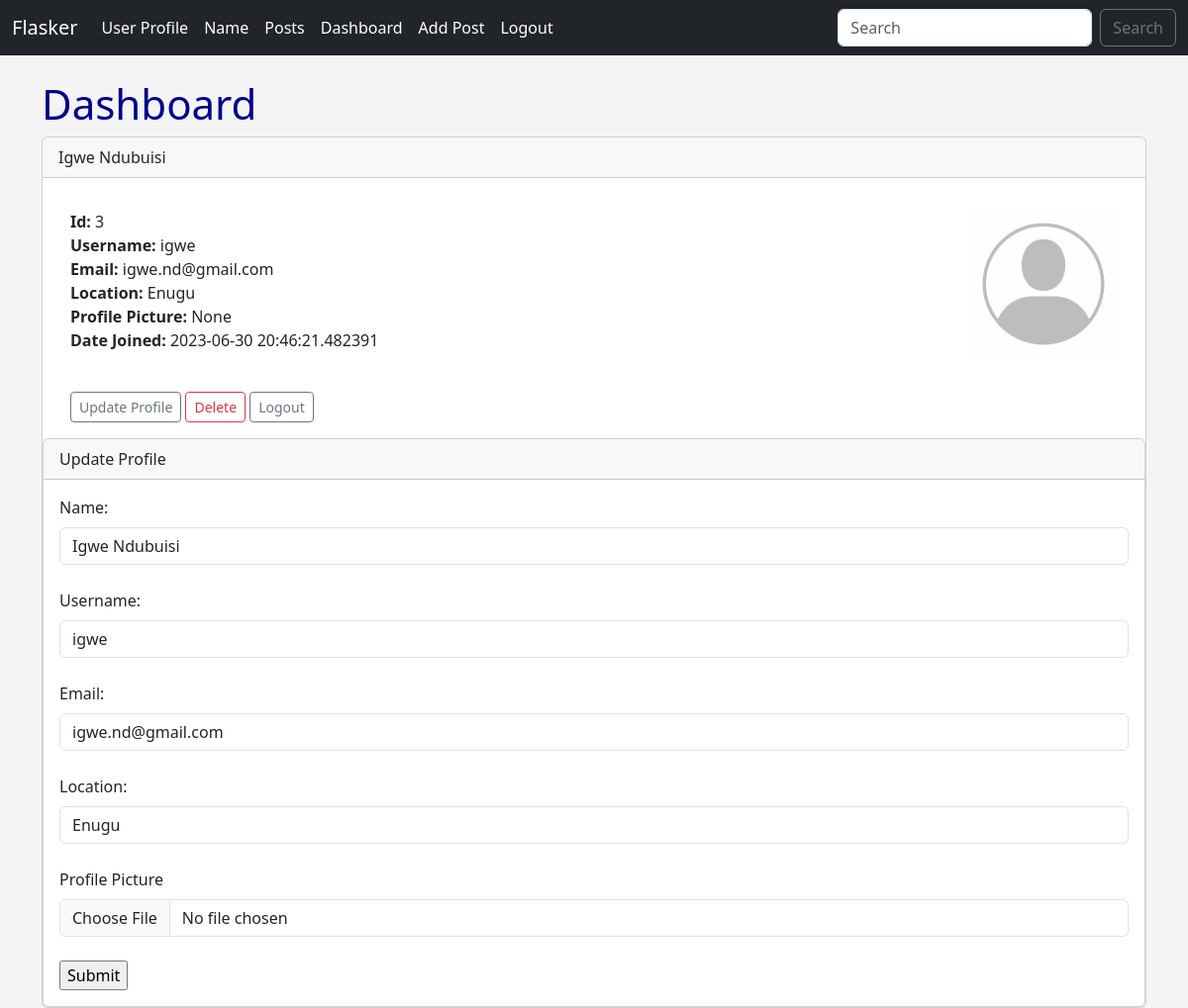
/dashboard (signed in), run on the app's committed database.
### app.py (models this page shows, shortened)
class Users(db.Model, UserMixin):
    id = db.Column(db.Integer, primary_key=True)
    name = db.Column(db.String(200), nullable=False)
    username = db.Column(db.String(20), nullable=False, unique=True)
    email = db.Column(db.String(120), nullable=False, unique=True)
    location = db.Column(db.String(120))
    date_added = db.Column(db.DateTime, default=datetime.utcnow)
    password_hash = db.Column(db.String(128))
    profile_pic = db.Column(db.String(250), nullable=True)
    posts = db.relationship('Posts_blog', backref='poster')
    @property
    def password(self):
        raise AttributeError("password is not a readable attribute.")

### app.py (the view)
@app.route("/dashboard", methods=["GET", "POST"])
@login_required
def dashboard():
    form = UserForm()
    id = current_user.id
    name_to_update = Users.query.get_or_404(id)
    if request.method == "POST":
        name_to_update.name = request.form['name']
        name_to_update.email = request.form['email']
        name_to_update.location = request.form['location']
        name_to_update.username = request.form['username']
        name_to_update.profile_pic = request.files['profile_pic']
        pic_filename = secure_filename(name_to_update.profile_pic.filename)
        pic_name = str(uuid.uuid1()) + "_" + pic_filename
        name_to_update.profile_pic = pic_name
        try:
            db.session.commit()
            name = name_to_update.name
            flash("User details successfully updated!")
            return render_template("dashboard.html", id = id, form=form, name_to_update = name_to_update )
        except:
            flash("Error!, it seems a problem has occurred... Please try again.")
            return render_template("dashboard.html", id =id, form=form, name_to_update = name_to_update )
    else:
        return render_template("dashboard.html", form=form, id = id, name_to_update = name_to_update )
    return render_template("dashboard.html")

### webforms.py
class UserForm(FlaskForm):
    name = StringField("Name:", validators = [DataRequired()])
    username = StringField("Username:", validators = [DataRequired()])
    email = StringField("Email:", validators= [DataRequired()])
    location = StringField("Location:")
    password_hash = PasswordField("Password:", validators=[DataRequired(), EqualTo("password_hash2", message="Passwords must match!")])
    password_hash2 = PasswordField("Confirm password:", validators=[DataRequired()])
    profile_pic = FileField("Profile Picture")
    submit = SubmitField("Submit")

class SearchForm(FlaskForm):
    searched = StringField("Searched", validators=[DataRequired()])
    submit = SubmitField("Submit")

### app.py (called while the page is built)
@login_manager.user_loader
def user_loader(user_id):
    return Users.query.get(int(user_id))

@app.context_processor
def base():
    form = SearchForm()
    return dict(form=form)

### templates/dashboard.html (shortened to what this page needs)
{% extends "base.html" %}
{% block content %}
    <h1>Dashboard</h1>
  <div class="card">
  <div class="card-header">
    {{ current_user.name }}
  </div>
  <div class="card-body">
    <p class="card-text">
        <div class="container">
            <div class= "row">
                <div class="col-8">
<strong>Id: </strong>
{{ current_user.id }}<br/>
<strong>Username: </strong>
{{ current_user.username }}<br/>
<strong>Email: </strong>
{{ current_user.email }}<br/>
<strong>Location: </strong>
{{ current_user.location }}<br/>
<strong>Profile Picture: </strong>
{{ current_user.profile_pic }}<br/>
<strong>Date Joined: </strong>
{{ current_user.date_added }}
    </p><br/>
<a href="{{ url_for('update', id = current_user.id) }}" class="btn btn-outline-secondary btn-sm">Update Profile</a>
<a href="{{url_for('delete', id=current_user.id) }}" class = "btn btn-outline-danger btn-sm">Delete</a>
    <a href="{{ url_for('logout') }}" class="btn btn-outline-secondary btn-sm">Logout</a>
        </div>
        {% if current_user.profile_pic %}
        <div class = "col-4">
            <img src="{{ url_for('static', filename='images/' + current_user.profile_pic) }}" width="150", align="right"/>
        </div>
        {% else %}
        <div class = "col-4">
            <img src="{{ url_for('static', filename='images/avatar-2048x2048.png') }}" width="150", align="right"/>
        </div>
        {% endif %}
</div>
  </div>
  <div class="card">
  <div class="card-header">
    Update Profile
  </div>
  <div class="card-body">
     <form action = "/update/{{ name_to_update.id }}" method = "POST" enctype="multipart/form-data">
                {{ form.name.label(class = "form-label") }}
                {{ form.name(class="form-control", value=name_to_update.name) }}
                <br/>
                 {{ form.username.label(class="form-label") }}
                {{ form.username(class="form-control", value=name_to_update.username) }}
                <br/>
                {{ form.email.label(class="form-label") }}
                {{ form.email(class="form-control", value=name_to_update.email) }}
                <br/>
                {{ form.location.label(class="form-label") }}
                {{ form.location(class="form-control", value=name_to_update.location) }}
                <br/>
                {{ form.profile_pic.label(class="form-label") }}
                {{ form.profile_pic(class="form-control", value=name_to_update.profile_pic) }}
                <br/>
                {{ form.submit() }}
        </form>
</div>
  </div>
{% endblock %}

### templates/base.html (shortened to what this page needs)
<!doctype html>
<html lang="en">
  <head>
    <link href="https://cdn.jsdelivr.net/npm/bootstrap@5.3.0/dist/css/bootstrap.min.css" rel="stylesheet">
    <link href="{{ url_for('static', filename='css/style.css') }}" rel="stylesheet">
</head>
  <body>
    {% include "navbar.html" %}
    <br/>
    <div class="container">
        {% block content %}
        {% endblock %}
  </body>
</html>

### templates/navbar.html (shortened to what this page needs)
<nav class="navbar navbar-expand-lg navbar-dark bg-dark">
    <div class="container-fluid">
      <a class="navbar-brand" href="{{url_for('index')}}">Flasker</a>
      <div class="collapse navbar-collapse" id="navbarSupportedContent">
        <ul class="navbar-nav me-auto mb-2 mb-lg-0">
          <li class="nav-item">
            <a class="nav-link active" aria-current="page" href="{{url_for('user_page', name= 'Igwe!!!')}}">User Profile</a>
          </li>
          <li class="nav-item">
            <a class="nav-link active" aria-current="page" href="{{url_for('name')}}">Name</a>
          </li>
          <li class="nav-item">
            <a class="nav-link active" aria-current="page" href="{{url_for('posts')}}">Posts</a>
          </li>
          {% if current_user.is_authenticated %}
             <li class="nav-item">
              <a class="nav-link active" aria-current="page" href="{{url_for('dashboard')}}">Dashboard</a>
            </li>
           <li class="nav-item">
            <a class="nav-link active" aria-current="page" href="{{url_for('add_post')}}">Add Post</a>
          </li>
             <li class="nav-item">
              <a class="nav-link active" aria-current="page" href="{{url_for('logout')}}">Logout</a>
            </li>
          {% endif %}
        </ul>
        <form class="d-flex" method="POST" action="{{ url_for('search') }}" role="search">
          <input class="form-control me-2" type="search" placeholder="Search" aria-label="Search" name="searched">
          <button class="btn btn-outline-secondary" type="submit">Search</button>
        </form>
      </div>
    </div>
  </nav>

### static/css/style.css (style rules this page uses)
h1 { color: darkblue; font-size: 42px; }
body { background-color: #f4f4f4; }

### data on the page
Users: name "Igwe Ndubuisi", id "3", username "igwe", email "igwe.nd@gmail.com", location "Enugu", profile_pic "None", date_added "2023-06-30 20:46:21.482391"
